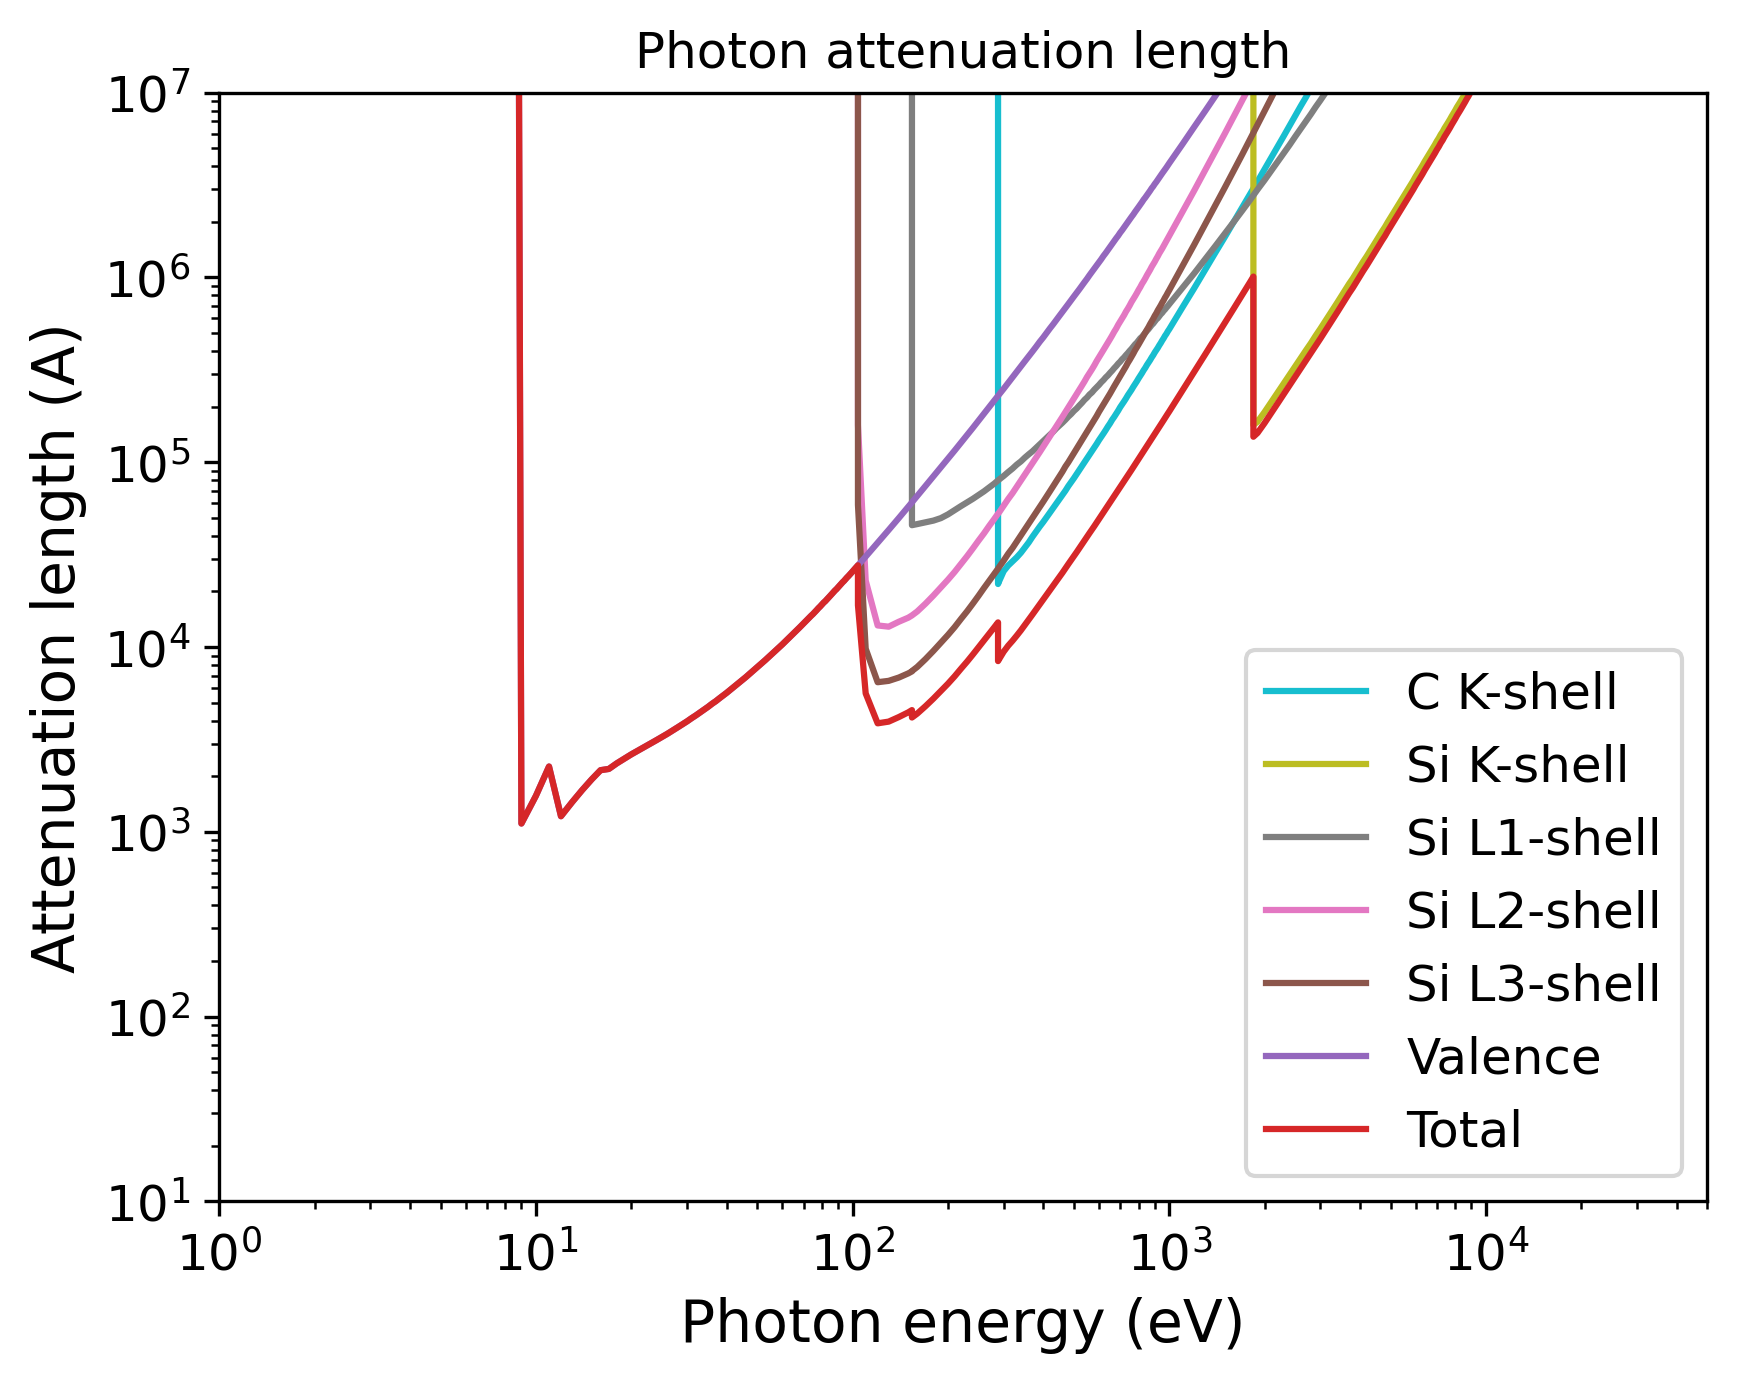

This figure's Python source:
import pandas as pd
import numpy as np
import matplotlib.pyplot as plt
import matplotlib.cm as cm
# Set the format:
plt.xlabel("Photon energy (eV)", fontsize=14)
plt.ylabel("Attenuation length (A)", fontsize=14)
plt.xticks(fontsize=12)
plt.yticks(fontsize=12)
plt.grid(False)
# Set the axes:
# Read the output file:
df = pd.read_csv(r"OUTPUT_Graphene_on_SiC_Photon_IMFP.dat", sep=r'\s+', header=None, comment="#", skipinitialspace=True)
plt.xscale("log")
plt.yscale("log")
# Prepare the plot:
columns_to_plot = [ 1, 2, 3, 4, 5, 6, 7]
labels = [ "C K-shell", "Si K-shell", "Si L1-shell", "Si L2-shell", "Si L3-shell", "Valence", "Total"]
# Create N distinct colors from a colormap
N = len(columns_to_plot)
colors = plt.cm.tab10(np.linspace(1, 0, 10))
# Set line styles:
linestyles = [ "-", "-", "-", "-", "-", "-", "-"]
for i, col in enumerate(columns_to_plot):
    color = colors[i % len(colors)]
    ls    = linestyles[i % len(linestyles)]
    label = labels[i % len(labels)]
    plt.plot(df.iloc[:, 0], df.iloc[:, col],
    color=color,
    label=label,
    linestyle=ls)
plt.xlim(1.00000000,50000.00000000)
plt.ylim(10.00000000,10000000.00000000)
plt.title("Photon attenuation length")
plt.legend(loc="best", fontsize=12)
# Save the plot in this format:
plt.savefig("OUTPUT_MFP_photon.png", dpi=300, bbox_inches="tight")
